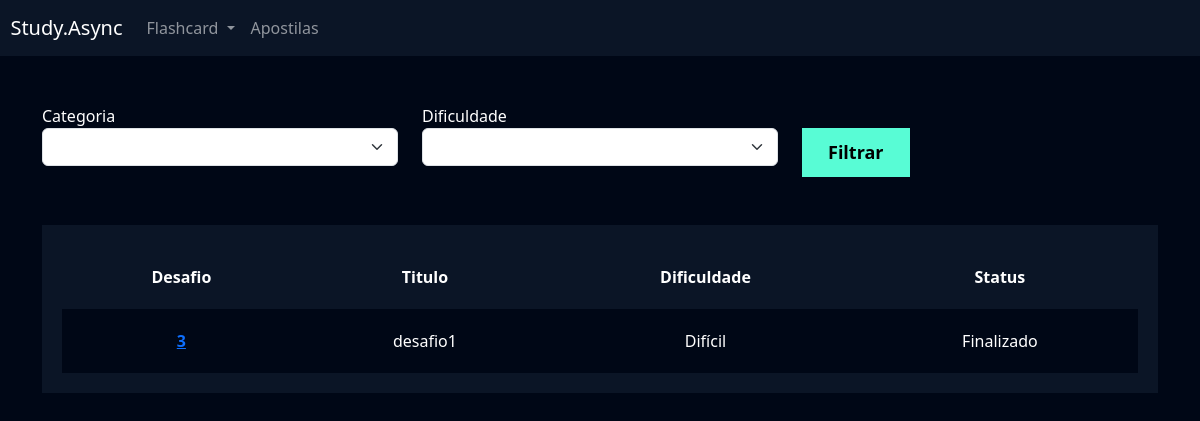
/flashcard/listar_desafio/ (signed in), run on the app's committed database.
### flashcard/models.py (models this page shows, shortened)
class Desafio(models.Model):
    user = models.ForeignKey(User, on_delete=models.DO_NOTHING)
    titulo = models.CharField(max_length=100)
    categoria = models.ManyToManyField(Categoria)
    quantidade_perguntas = models.IntegerField()
    dificuldade = models.CharField(
        max_length=1, choices=Flashcard.DIFICULDADE_CHOICES
    )
    flashcards = models.ManyToManyField(FlashcardDesafio)
    @property
    def status(self):
        flashcards_nao_respondidos = self.flashcards.filter(
            respondido=False
        ).count()
        return 'Em aberto' if flashcards_nao_respondidos > 0 else 'Finalizado'

### flashcard/views.py (the view)
# urls.py: path('listar_desafio/', views.listar_desafio, name="listar_desafio"),
def listar_desafio(request):
    desafios = Desafio.objects.filter(user=request.user)
    return render(request, 'listar_desafio.html', {'desafios': desafios})

### flashcard/templates/listar_desafio.html (shortened to what this page needs)
{% extends "base.html" %}
{% load static %}
{% block 'cabecalho' %}
    <link href="{% static 'usuarios/css/cadastro.css' %}" rel="stylesheet">
    <link href="{% static 'flashcard/css/novo_flashcard.css' %}" rel="stylesheet">
    <link href="{% static 'flashcard/css/iniciar_desafio.css' %}" rel="stylesheet">
    <link href="{% static 'flashcard/css/desafio.css' %}" rel="stylesheet">
    <link href='https://unpkg.com/boxicons@2.1.4/css/boxicons.min.css' rel='stylesheet'>
{% endblock 'cabecalho' %}
{% block 'conteudo' %}
{% include "partials/header.html" %}
    <div class="container">
        <br>
        <br>
        <div class="row">
            <div class="col-md">
                <form action="}" method="GET">
                    <label for="">Categoria</label>
                    <select name="categoria" class="form-select">
                    </select>
            </div>
            <div class="col-md">
                <label for="">Dificuldade</label>
                <select name="dificuldade" class="form-select">
                </select>
            </div>
            <div class="col-md">
                <br>
                <input type="submit" value="Filtrar" class="btn-cadastro">
            </div>
        </div>
        <br>
        <br>
        <div class="box-listar">
            <table>
                <thead>
                    <tr>
                    <th scope="col">Desafio</th>
                    <th scope="col">Titulo</th>
                    <th scope="col">Dificuldade</th>
                    <th scope="col">Status</th>
                </tr>
                </thead>
                <tbody>
                    {% for desafio in desafios %}
                        <tr class="linha">
                            <th><a href="{% url 'desafio' desafio.id %}">{{desafio.id}}</a></th>
                            <td>{{desafio.titulo}}</td>
                            <td>{{desafio.get_dificuldade_display}}</td>
                            <td>{{desafio.status}}</td>
                        </tr>
                    {% endfor %}
                </tbody>
            </table>
        </div>
    </div>
{% endblock 'conteudo' %}

### templates/static/geral/css/base.css (style rules this page uses)
:root { --main-color: #0b1526; --dark-color: #000716; --secondary-dark-color: rgb(15, 2, 26); --light-color: #00c1f3; --contrast-color: #f4c96b; --differential-color: #58fcd5; }
body { background-color: var(--dark-color) !important; color: white !important; }

### templates/static/usuarios/css/cadastro.css (style rules this page uses)
* { margin: 0; padding: 0; }
.btn-cadastro { padding: 10px; background-color: #58fcd5; border: none; border: 1px solid #58fcd5; font-size: 18px; font-weight: bold; padding-left: 25px; padding-right: 25px; }

### templates/static/flashcard/css/desafio.css (style rules this page uses)
.box-listar { background-color: #0b1526; padding: 20px; }
table { width: 100%; padding: 20px; text-align: center; }
.linha { height: 40px; background-color: var(--dark-color); padding: 20px; }
td, th { padding: 20px; }
tr { background-color: var(--main-color); }

### data on the page
Desafio: id "3", titulo "desafio1", dificuldade "Difícil", status "Finalizado"
